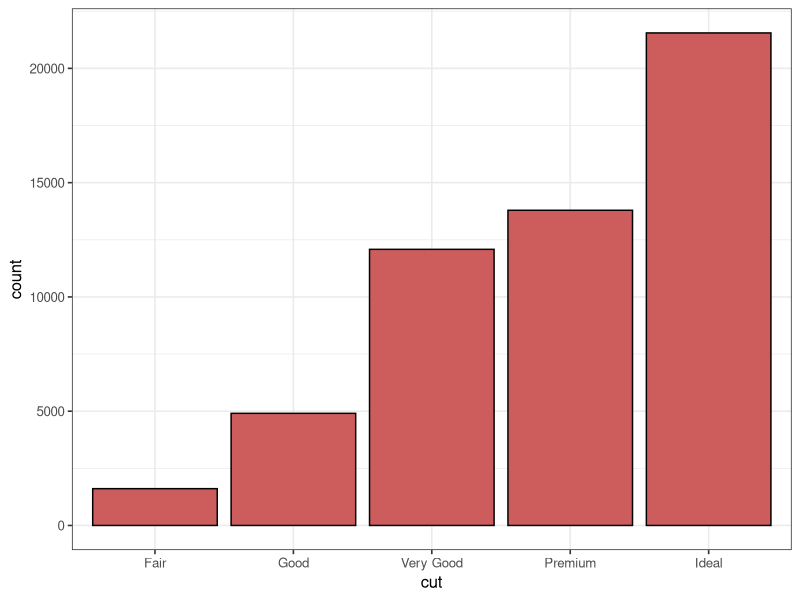
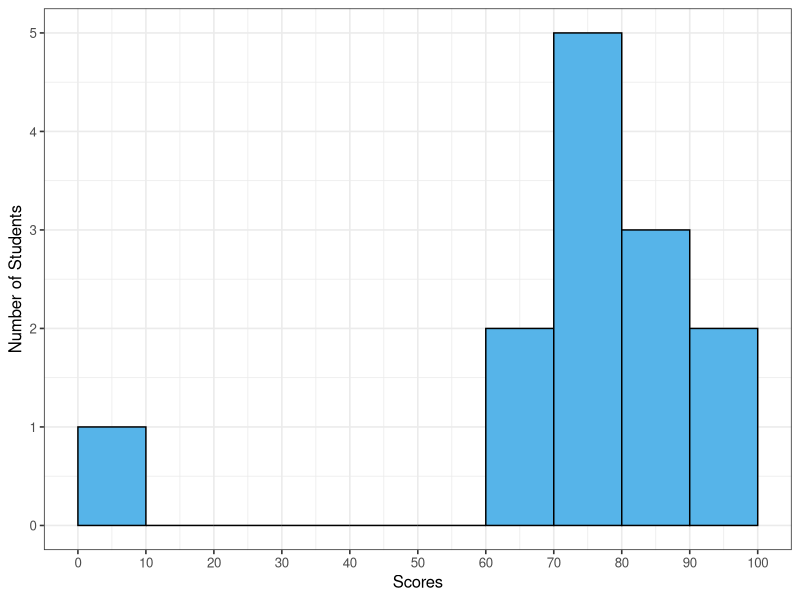
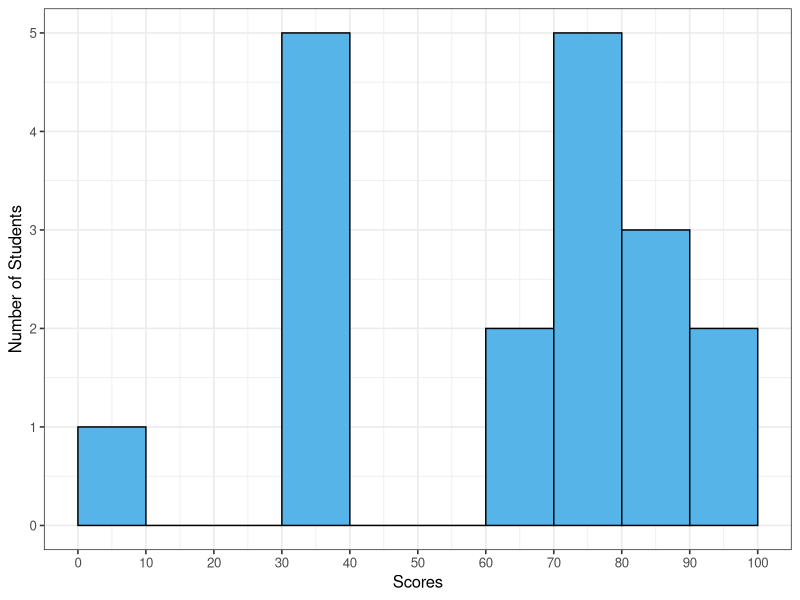
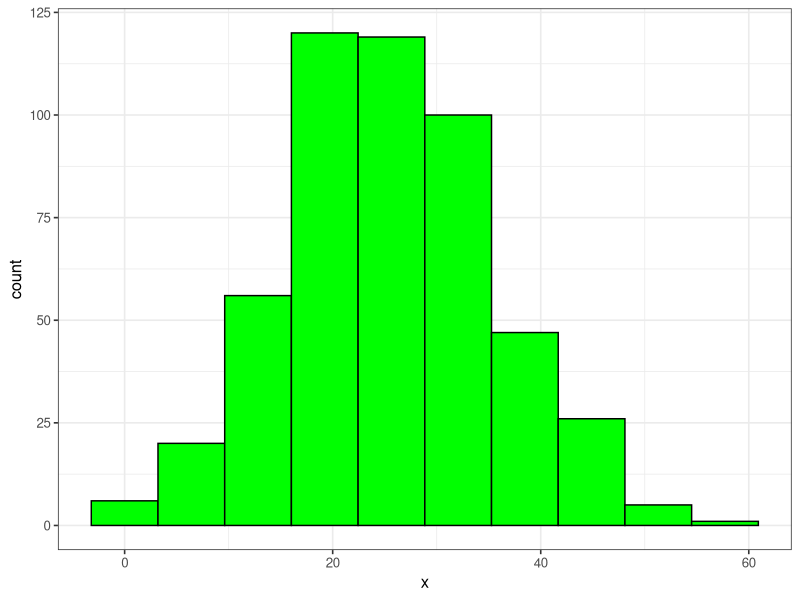
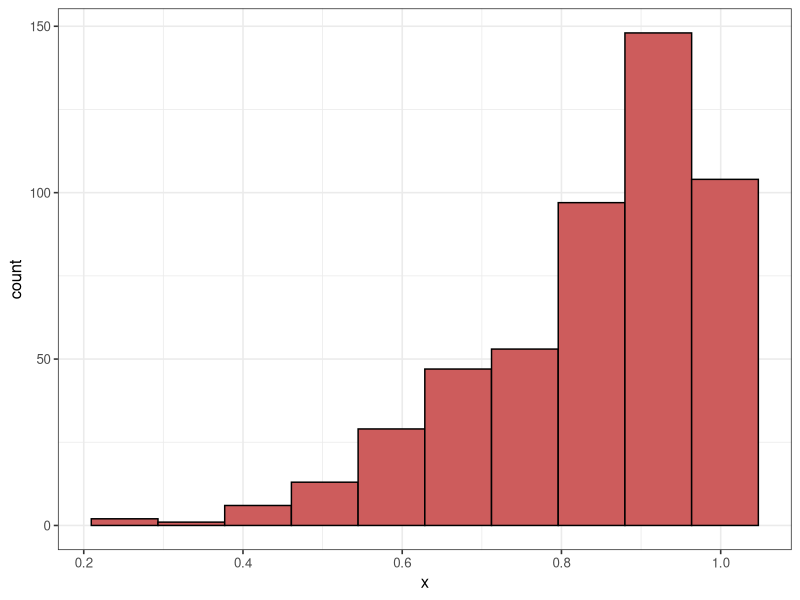
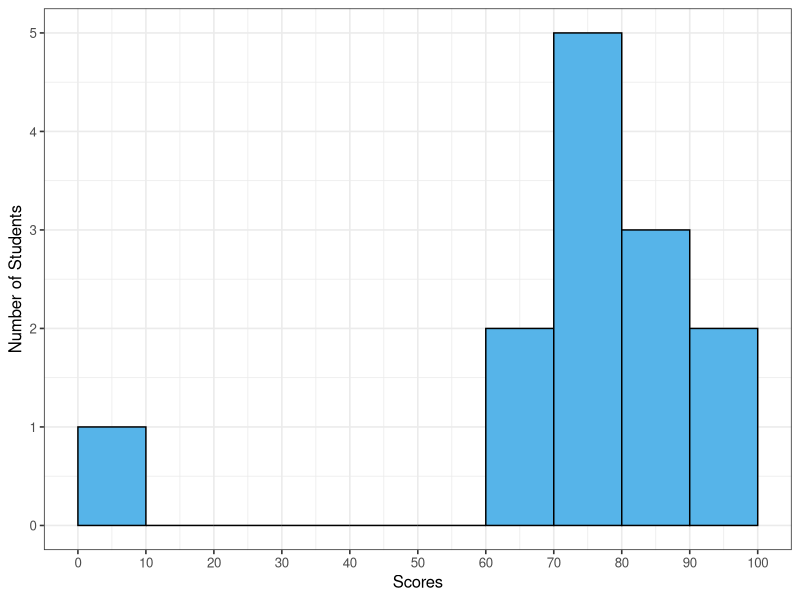
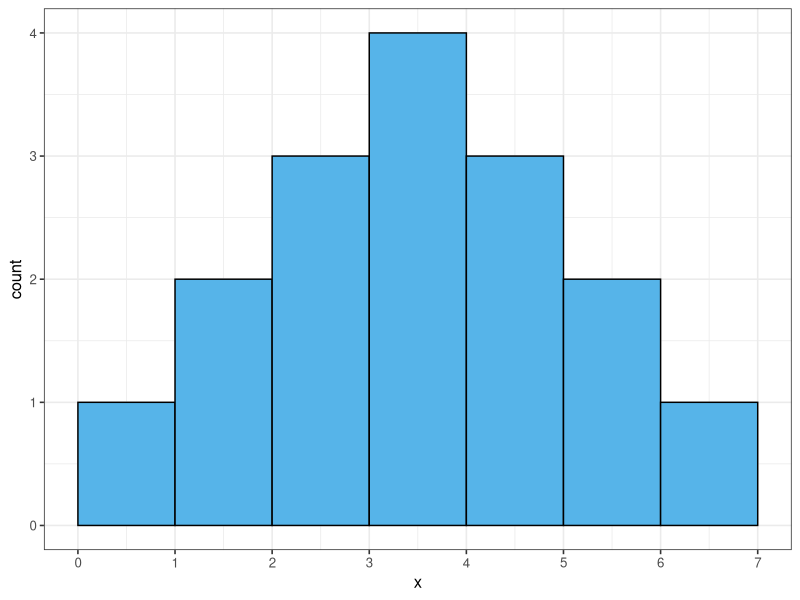
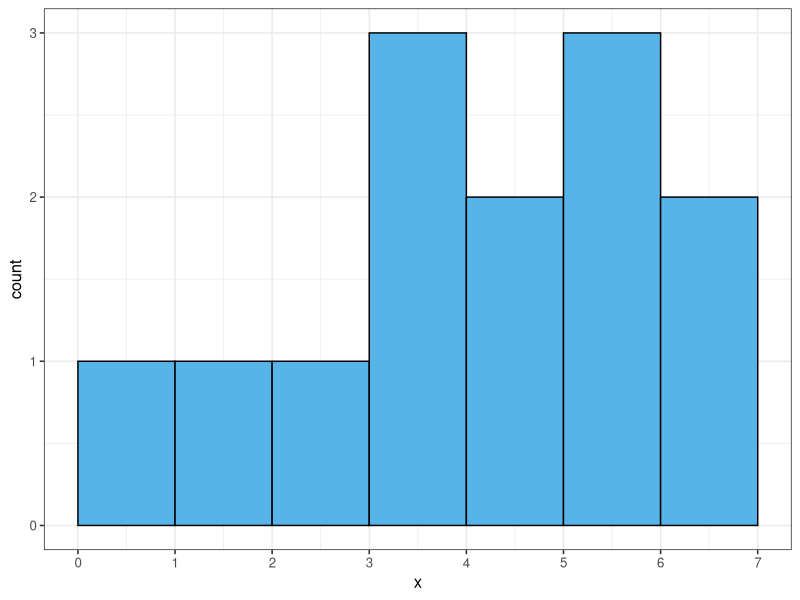

These charts were generated, in order, by the following R code:
## ---- chunk 1
# For making transparent ggplot2 graphs, from https://gist.github.com/cboettig/5600558 

# Set plotting to bw plot default, but with transparent background elements.  
# Note transparency requires the panel.background, plot.background, and device background all be set!
library(ggplot2) 
theme_set(theme_bw(base_size=12))
theme_update(panel.background = element_rect(fill = "transparent", colour = NA),
             plot.background = element_rect(fill = "transparent", colour = NA))
knitr::opts_chunk$set(dev.args=list(bg="transparent"))
## ---- chunk 2
ggplot(diamonds, aes(x=cut))+
  geom_bar(fill="indianred", color="black")
## ---- chunk 3
ID<-c(1,2,3,4,5)
Name<-c("John","Emile","Natalya","Lakisha","Cheng")
Age<-c(23,18,28,31,36)
Sex<-c("Male","Male","Female","Female","Male")
Income<-c(41000,52600,48000,60200,81900)
example<-data.frame(ID,Name,Age,Sex,Income)
## ---- chunk 4
example 
## ---- chunk 5
example 
## ---- chunk 6
Year<-c(1950,1960,1970,1980,1985)
GDP<-c(8.2,9.9,10.2,12.4,13.6)
Unemployment<-c(0.06,0.04,0.08,0.08,0.06)
CPI<-c(100,118,130,190,196)
example.timeseries<-data.frame(Year,GDP,Unemployment,CPI)
## ---- chunk 7
example.timeseries
## ---- chunk 8
City<-c("Philadelphia","Philadelphia","Washington D.C.","Washington D.C.", "New York")
Year<-c(1986, 1990, 1986, 1990, 1986)
Murders<-c(5, 8, 2, 10, 3)
Population<-c(3.7,4.2,0.250,0.275,6.4)
Unemployment<-c(8.7,7.2,5.4,5.5,9.6)
Police<-c(440,471,75,85,102)
example.panel<-data.frame(City,Year,Murders,Population,Unemployment,Police)
## ---- chunk 9
example.panel
## ---- chunk 10
quizzes<-data.frame(scores=c(0,62,66,71,71,74,76,79,83,86,88,93,95))

quizzes.histogram<-ggplot(quizzes,aes(x=scores))+
  geom_histogram(breaks=c(0,10,20,30,40,50,60,70,80,90,100),color="black",fill="#56B4E9")+scale_x_continuous(breaks=c(0,10,20,30,40,50,60,70,80,90,100))+
  xlab("Scores")+ylab("Number of Students")
quizzes.histogram 
## ---- chunk 11
quizzes.bimodal<-data.frame(scores=c(0,33,33,33,33,35,62,66,71,71,74,76,79,83,86,88,93,95))

quizzes.histogram.bimodal<-ggplot(quizzes.bimodal,aes(x=scores))+
  geom_histogram(breaks=c(0,10,20,30,40,50,60,70,80,90,100),color="black",fill="#56B4E9")+scale_x_continuous(breaks=c(0,10,20,30,40,50,60,70,80,90,100))+
  xlab("Scores")+ylab("Number of Students")
quizzes.histogram.bimodal

## ---- chunk 12

symmetric<-data.frame(x=rnorm(500,25,10))

symmetric.histogram<-ggplot(symmetric,(aes(x)))+
    geom_histogram(stat="bin",bins=10,color="black",fill="green")

symmetric.histogram
## ---- chunk 13

skew.left<-data.frame(x=rbeta(500,5,1))

skew.left.histogram<-ggplot(skew.left,(aes(x)))+
    geom_histogram(stat="bin",bins=10,color="black",fill="indianred")

#hist(rbeta(10000,5,2))
skew.left.histogram
## ---- chunk 14
quizzes.histogram 
## ---- chunk 15
symmetric1<-data.frame(x=c(1,2, 2, 3, 3, 3, 4, 4, 4, 4, 5, 5, 5, 6, 6, 7))

symmetric1.histogram<-ggplot(symmetric1,aes(x=x))+
  geom_histogram(breaks=c(0,1,2,3,4,5,6,7),color="black",fill="#56B4E9")+scale_x_continuous(breaks=c(0,1,2,3,4,5,6,7))
symmetric1.histogram

## ---- chunk 16
leftskew<-data.frame(x=c(1,2,3,4,4,4,5,5,6,6,6,7,7))

leftskew.hist<-ggplot(leftskew,aes(x=x))+
  geom_histogram(breaks=c(0,1,2,3,4,5,6,7),color="black",fill="#56B4E9")+scale_x_continuous(breaks=c(0,1,2,3,4,5,6,7))
leftskew.hist
## ---- chunk 17
rightskew<-data.frame(x=c(1,1,2,2,2,3,3,4,4,4,5,6,7))

rightskew.hist<-ggplot(rightskew,aes(x=x))+
  geom_histogram(breaks=c(0,1,2,3,4,5,6,7),color="black",fill="#56B4E9")+scale_x_continuous(breaks=c(0,1,2,3,4,5,6,7))
rightskew.hist
## ---- chunk 18
summary(quizzes$scores)
## ---- chunk 19
quizzes<-data.frame(scores=c(0,62,66,71,71,74,76,79,83,86,88,93,95))
#rename scores as quiz 1
colnames(quizzes)<- c("quiz1")
#add student variable to track student over multiple quizzes
quizzes$student<-(1:13)

#add quiz 2
quizzes$quiz2<-c(50, 62, 72, 73, 79, 81, 82, 82, 86, 90, 94, 98, 99)

# second quiz boxplot
library("tidyr") #for gather 
quizzesl<-gather(quizzes, key="student", value="scores") #need to create a variable for which quiz it is (x axis below)
colnames(quizzesl)<-c("quiz","score")
quizzes.boxplot<-ggplot(quizzesl, aes(x=quiz,y=score,fill=quiz))+
    geom_boxplot()+
    stat_boxplot(geom='errorbar')+
    xlab("Quiz")+ylab("Scores")
quizzes.boxplot
